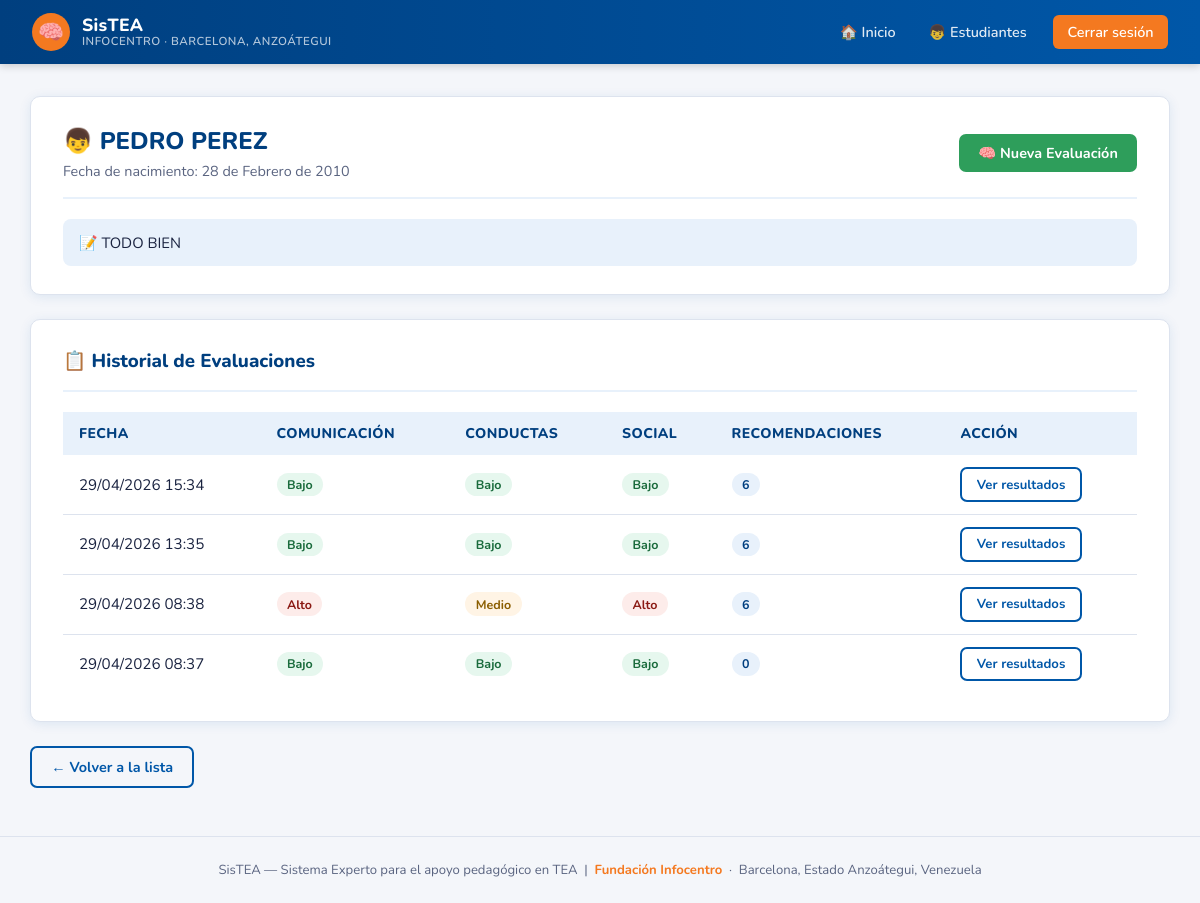
The app's page /estudiantes/1/ (signed in) with its own data.
### sistex/models.py (models this page shows, shortened)
class Estudiante(models.Model):
    usuario = models.OneToOneField(User, on_delete=models.CASCADE, null=True, blank=True, related_name='estudiante_perfil')
    nombre = models.CharField(max_length=100)
    fecha_nacimiento = models.DateField()
    instructor = models.ForeignKey(Instructor, on_delete=models.SET_NULL, null=True, related_name='estudiantes')
    observaciones = models.TextField(blank=True)
    fecha_registro = models.DateTimeField(auto_now_add=True)
    class Meta:
        verbose_name = "Estudiante"
        verbose_name_plural = "Estudiantes"

class Evaluacion(models.Model):
    NIVEL = [
        ('bajo', 'Bajo'),
        ('medio', 'Medio'),
        ('alto', 'Alto'),
    ]
    estudiante = models.ForeignKey(Estudiante, on_delete=models.CASCADE, related_name='evaluaciones')
    instructor = models.ForeignKey(Instructor, on_delete=models.SET_NULL, null=True)
    fecha = models.DateTimeField(auto_now_add=True)
    dificultad_comunicacion = models.CharField(max_length=10, choices=NIVEL, default='bajo')
    conductas_repetitivas = models.CharField(max_length=10, choices=NIVEL, default='bajo')
    interaccion_social = models.CharField(max_length=10, choices=NIVEL, default='bajo')
    sensibilidad_sensorial = models.CharField(max_length=10, choices=NIVEL, default='bajo')
    atencion_concentracion = models.CharField(max_length=10, choices=NIVEL, default='bajo')
    habilidades_motoras = models.CharField(max_length=10, choices=NIVEL, default='bajo')
    notas = models.TextField(blank=True)
    class Meta:
        verbose_name = "Evaluación"
        verbose_name_plural = "Evaluaciones"
        ordering = ['-fecha']

### sistex/views.py (the view)
# urls.py: path('estudiantes/<int:pk>/', views.detalle_estudiante, name='detalle_estudiante'),
@instructor_required
def detalle_estudiante(request, pk):
    instructor = get_object_or_404(Instructor, usuario=request.user)
    estudiante = get_object_or_404(Estudiante, pk=pk, instructor=instructor)
    evaluaciones = estudiante.evaluaciones.all()
    return render(request, 'sistex/estudiantes/detalle.html', {
        'estudiante': estudiante,
        'evaluaciones': evaluaciones,
    })

### sistex/views.py (called while the page is built)
def _es_estudiante(user):
    try:
        user.estudiante_perfil
        return True
    except Exception:
        return False

def instructor_required(view_func):
    @wraps(view_func)
    def wrapper(request, *args, **kwargs):
        if not request.user.is_authenticated:
            return redirect('login')
        if request.user.is_staff:
            return redirect('admin_dashboard')
        if _es_estudiante(request.user):
            return redirect('estudiante_dashboard')
        return view_func(request, *args, **kwargs)
    return wrapper

### sistex/templates/sistex/estudiantes/detalle.html (shortened to what this page needs)
{% extends 'sistex/base.html' %}
{% block content %}
<div class="card">
    <div class="card-header">
        <div>
            <h2>&#128102; {{ estudiante.nombre }}</h2>
            <p style="color: var(--texto-suave); font-size: 0.9rem; margin-top: 0.25rem;">
                Fecha de nacimiento: {{ estudiante.fecha_nacimiento }}
            </p>
        </div>
        <a href="{% url 'nueva_evaluacion' estudiante.pk %}" class="btn btn-success">&#129504; Nueva Evaluaci&oacute;n</a>
    </div>
    {% if estudiante.observaciones %}
    <div style="background: var(--azul-claro); border-radius: 8px; padding: 0.85rem 1rem; font-size: 0.93rem; color: var(--texto);">
        &#128221; {{ estudiante.observaciones }}
    </div>
    {% endif %}
</div>
<div class="card">
    <div class="card-header">
        <h3>&#128203; Historial de Evaluaciones</h3>
    </div>
    {% if evaluaciones %}
    <table>
        <thead>
            <tr>
                <th>Fecha</th>
                <th>Comunicaci&oacute;n</th>
                <th>Conductas</th>
                <th>Social</th>
                <th>Recomendaciones</th>
                <th>Acci&oacute;n</th>
            </tr>
        </thead>
        <tbody>
            {% for ev in evaluaciones %}
            <tr>
                <td>{{ ev.fecha|date:"d/m/Y H:i" }}</td>
                <td><span class="badge badge-{{ ev.dificultad_comunicacion }}">{{ ev.get_dificultad_comunicacion_display }}</span></td>
                <td><span class="badge badge-{{ ev.conductas_repetitivas }}">{{ ev.get_conductas_repetitivas_display }}</span></td>
                <td><span class="badge badge-{{ ev.interaccion_social }}">{{ ev.get_interaccion_social_display }}</span></td>
                <td>
                    <span class="badge" style="background: var(--azul-claro); color: var(--azul-oscuro);">
                        {{ ev.recomendaciones.count }}
                    </span>
                </td>
                <td>
                    <a href="{% url 'resultados_evaluacion' ev.pk %}" class="btn btn-outline" style="font-size:0.82rem; padding:0.4rem 0.9rem;">
                        Ver resultados
                    </a>
                </td>
            </tr>
            {% endfor %}
        </tbody>
    </table>
    {% endif %}
</div>
<a href="{% url 'lista_estudiantes' %}" class="btn btn-outline">&#8592; Volver a la lista</a>
{% endblock %}

### sistex/templates/sistex/base.html (style rules this page uses)
:root { --azul: #0057A8; --azul-oscuro: #003F7F; --azul-claro: #E8F1FB; --naranja: #F47920; --naranja-hover: #D4661A; --verde: #2E9E5B; --verde-hover: #237A47; --rojo: #D93025; --rojo-hover: #B02519; --gris-bg: #F4F6FA; --gris-borde: #DDE3EE; --texto: #1A2340; --texto-suave: #5A6480; --blanco: #FFFFFF; --sombra: 0 2px 12px rgba(0,87,168,0.10); --radio: 10px; }
* { margin: 0; padding: 0; box-sizing: border-box; }
body { font-family: 'Nunito', 'Segoe UI', sans-serif; background: var(--gris-bg); color: var(--texto); min-height: 100vh; }
.card { background: var(--blanco); border-radius: var(--radio); padding: 1.75rem 2rem; margin-bottom: 1.5rem; box-shadow: var(--sombra); border: 1px solid var(--gris-borde); }
.card-header { display: flex; justify-content: space-between; align-items: center; margin-bottom: 1.25rem; padding-bottom: 1rem; border-bottom: 2px solid var(--azul-claro); }
.card-header h2, .card-header h3 { color: var(--azul-oscuro); font-weight: 800; }
.btn { display: inline-flex; align-items: center; gap: 0.4rem; padding: 0.55rem 1.2rem; background: var(--azul); color: var(--blanco); text-decoration: none; border-radius: 7px; border: none; cursor: pointer; font-family: 'Nunito', sans-serif; font-weight: 700; font-size: 0.9rem; transition: background 0.2s, transform 0.1s; }
.btn-success { background: var(--verde); }
.btn-outline { background: transparent; color: var(--azul); border: 2px solid var(--azul); }
table { width: 100%; border-collapse: collapse; }
table th { background: var(--azul-claro); color: var(--azul-oscuro); font-weight: 800; padding: 0.75rem 1rem; text-align: left; font-size: 0.88rem; text-transform: uppercase; letter-spacing: 0.4px; }
table td { padding: 0.75rem 1rem; border-bottom: 1px solid var(--gris-borde); font-size: 0.95rem; }
table tbody tr:last-child td { border-bottom: none; }
.badge { display: inline-block; padding: 0.2rem 0.65rem; border-radius: 20px; font-size: 0.78rem; font-weight: 700; }
.badge-bajo { background: #E6F7EE; color: #1A6B3C; }
.badge-medio { background: #FFF4E5; color: #8B5E00; }
.badge-alto { background: #FDECEA; color: #8B1A14; }

### records on screen
Estudiante: nombre "PEDRO PEREZ", fecha_nacimiento "28 de Febrero de 2010", observaciones "TODO BIEN"
Evaluacion: fecha "29/04/2026 15:34", dificultad_comunicacion "Bajo", conductas_repetitivas "Bajo", interaccion_social "Bajo", recomendaciones.count "6"
Evaluacion: fecha "29/04/2026 13:35", dificultad_comunicacion "Bajo", conductas_repetitivas "Bajo", interaccion_social "Bajo", recomendaciones.count "6"
Evaluacion: fecha "29/04/2026 08:38", dificultad_comunicacion "Alto", conductas_repetitivas "Medio", interaccion_social "Alto", recomendaciones.count "6"
Evaluacion: fecha "29/04/2026 08:37", dificultad_comunicacion "Bajo", conductas_repetitivas "Bajo", interaccion_social "Bajo", recomendaciones.count "0"
